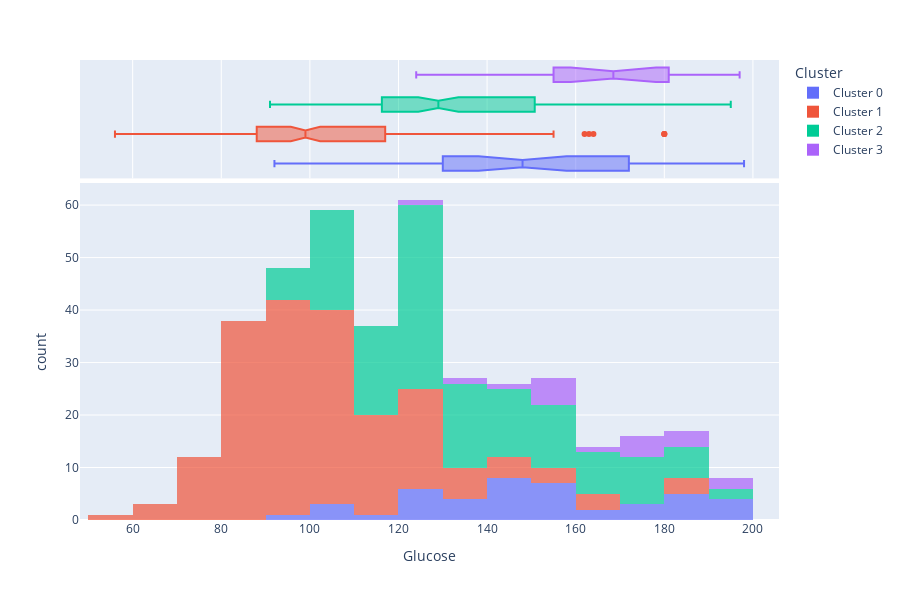

Notebook code cell kept with this figure:
### Markdown cell above
PyCaret generates distribution plots to visualize the distribution of data points within each cluster.

Distribution plots help in understanding,
* how the data points are distributed within each cluster.
* potential outliers or anomalies within cluster.
* the density of data points within each cluster.
* similar or dissimilar characteristics among clusters.

### Code cell
plot_model(kmeans, plot = 'distribution', feature="Glucose")

### Figure 1 — Plotly figure (JSON) as saved in the notebook; plotly's stock layout.template omitted (floating-point values rounded to 4 significant figures; data arrays with more than 128 entries replaced by an {"elided": "..."} marker saying what was removed)
{"data": [{"bingroup": "x", "hovertemplate": "Cluster=Cluster 0<br>Glucose=%{x}<br>count=%{y}<extra></extra>", "legendgroup": "Cluster 0", "marker": {"color": "#636efa", "opacity": 0.7, "pattern": {"shape": ""}}, "name": "Cluster 0", "orientation": "v", "showlegend": true, "type": "histogram", "x": [114.0, 187.0, 147.0, 196.0, 124.0, 198.0, 127.0, 129.0, 140.0, 129.0, 151.0, 143.0, 92.0, 108.0, 154.0, 193.0, 105.0, 144.0, 168.0, 152.0, 150.0, 181.0, 176.0, 101.0, 158.0, 134.0, 184.0, 165.0, 135.0, 173.0, 143.0, 148.0, 148.0, 123.0, 187.0, 158.0, 158.0, 127.0, 146.0, 196.0, 171.0, 189.0, 134.0, 131.0], "xaxis": "x", "yaxis": "y"}, {"customdata": {"elided": "44x8 mixed values"}, "hovertemplate": "Cluster=%{customdata[7]}<br>Glucose=%{x}<br>Pregnancies=%{customdata[0]}<br>BloodPressure=%{customdata[1]}<br>SkinThickness=%{customdata[2]}<br>Insulin=%{customdata[3]}<br>BMI=%{customdata[4]}<br>DiabetesPedigreeFunction=%{customdata[5]}<br>Age=%{customdata[6]}<extra></extra>", "legendgroup": "Cluster 0", "marker": {"color": "#636efa"}, "name": "Cluster 0", "notched": true, "showlegend": false, "type": "box", "x": [114.0, 187.0, 147.0, 196.0, 124.0, 198.0, 127.0, 129.0, 140.0, 129.0, 151.0, 143.0, 92.0, 108.0, 154.0, 193.0, 105.0, 144.0, 168.0, 152.0, 150.0, 181.0, 176.0, 101.0, 158.0, 134.0, 184.0, 165.0, 135.0, 173.0, 143.0, 148.0, 148.0, 123.0, 187.0, 158.0, 158.0, 127.0, 146.0, 196.0, 171.0, 189.0, 134.0, 131.0], "xaxis": "x2", "yaxis": "y2"}, {"bingroup": "x", "hovertemplate": "Cluster=Cluster 1<br>Glucose=%{x}<br>count=%{y}<extra></extra>", "legendgroup": "Cluster 1", "marker": {"color": "#EF553B", "opacity": 0.7, "pattern": {"shape": ""}}, "name": "Cluster 1", "orientation": "v", "showlegend": true, "type": "histogram", "x": {"elided": "189 float values"}, "xaxis": "x", "yaxis": "y"}, {"customdata": {"elided": "189x8 mixed values"}, "hovertemplate": "Cluster=%{customdata[7]}<br>Glucose=%{x}<br>Pregnancies=%{customdata[0]}<br>BloodPressure=%{customdata[1]}<br>SkinThickness=%{customdata[2]}<br>Insulin=%{customdata[3]}<br>BMI=%{customdata[4]}<br>DiabetesPedigreeFunction=%{customdata[5]}<br>Age=%{customdata[6]}<extra></extra>", "legendgroup": "Cluster 1", "marker": {"color": "#EF553B"}, "name": "Cluster 1", "notched": true, "showlegend": false, "type": "box", "x": {"elided": "189 float values"}, "xaxis": "x2", "yaxis": "y2"}, {"bingroup": "x", "hovertemplate": "Cluster=Cluster 2<br>Glucose=%{x}<br>count=%{y}<extra></extra>", "legendgroup": "Cluster 2", "marker": {"color": "#00cc96", "opacity": 0.7, "pattern": {"shape": ""}}, "name": "Cluster 2", "orientation": "v", "showlegend": true, "type": "histogram", "x": {"elided": "143 float values"}, "xaxis": "x", "yaxis": "y"}, {"customdata": {"elided": "143x8 mixed values"}, "hovertemplate": "Cluster=%{customdata[7]}<br>Glucose=%{x}<br>Pregnancies=%{customdata[0]}<br>BloodPressure=%{customdata[1]}<br>SkinThickness=%{customdata[2]}<br>Insulin=%{customdata[3]}<br>BMI=%{customdata[4]}<br>DiabetesPedigreeFunction=%{customdata[5]}<br>Age=%{customdata[6]}<extra></extra>", "legendgroup": "Cluster 2", "marker": {"color": "#00cc96"}, "name": "Cluster 2", "notched": true, "showlegend": false, "type": "box", "x": {"elided": "143 float values"}, "xaxis": "x2", "yaxis": "y2"}, {"bingroup": "x", "hovertemplate": "Cluster=Cluster 3<br>Glucose=%{x}<br>count=%{y}<extra></extra>", "legendgroup": "Cluster 3", "marker": {"color": "#ab63fa", "opacity": 0.7, "pattern": {"shape": ""}}, "name": "Cluster 3", "orientation": "v", "showlegend": true, "type": "histogram", "x": [172.0, 142.0, 155.0, 181.0, 197.0, 177.0, 189.0, 165.0, 124.0, 155.0, 155.0, 139.0, 153.0, 173.0, 173.0, 181.0, 197.0, 157.0], "xaxis": "x", "yaxis": "y"}, {"customdata": {"elided": "18x8 mixed values"}, "hovertemplate": "Cluster=%{customdata[7]}<br>Glucose=%{x}<br>Pregnancies=%{customdata[0]}<br>BloodPressure=%{customdata[1]}<br>SkinThickness=%{customdata[2]}<br>Insulin=%{customdata[3]}<br>BMI=%{customdata[4]}<br>DiabetesPedigreeFunction=%{customdata[5]}<br>Age=%{customdata[6]}<extra></extra>", "legendgroup": "Cluster 3", "marker": {"color": "#ab63fa"}, "name": "Cluster 3", "notched": true, "showlegend": false, "type": "box", "x": [172.0, 142.0, 155.0, 181.0, 197.0, 177.0, 189.0, 165.0, 124.0, 155.0, 155.0, 139.0, 153.0, 173.0, 173.0, 181.0, 197.0, 157.0], "xaxis": "x2", "yaxis": "y2"}], "layout": {"barmode": "relative", "height": 600, "legend": {"title": {"text": "Cluster"}, "tracegroupgap": 0}, "margin": {"t": 60}, "xaxis": {"anchor": "y", "domain": [0, 1], "title": {"text": "Glucose"}}, "xaxis2": {"anchor": "y2", "domain": [0, 1], "matches": "x", "showgrid": true, "showticklabels": false}, "yaxis": {"anchor": "x", "domain": [0, 0.7326], "title": {"text": "count"}}, "yaxis2": {"anchor": "x2", "domain": [0.7426, 1], "matches": "y2", "showgrid": false, "showline": false, "showticklabels": false, "ticks": ""}}}
